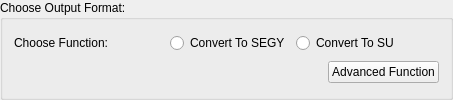
       <widget class="QGroupBox" name="groupBox_3">
        <property name="minimumSize">
         <size>
          <width>0</width>
          <height>0</height>
         </size>
        </property>
        <property name="maximumSize">
         <size>
          <width>550</width>
          <height>16777215</height>
         </size>
        </property>
        <property name="title">
         <string>Choose Output Format:</string>
        </property>
        <layout class="QGridLayout" name="gridLayout_6">
         <item row="0" column="0">
          <layout class="QHBoxLayout" name="horizontalLayout_9">
           <item>
            <widget class="QLabel" name="label_8">
             <property name="minimumSize">
              <size>
               <width>150</width>
               <height>0</height>
              </size>
             </property>
             <property name="text">
              <string>Choose Function:</string>
             </property>
            </widget>
           </item>
           <item>
            <widget class="QRadioButton" name="radioFormat">
             <property name="minimumSize">
              <size>
               <width>100</width>
               <height>0</height>
              </size>
             </property>
             <property name="text">
              <string>Convert To SEGY</string>
             </property>
            </widget>
           </item>
           <item>
            <widget class="QRadioButton" name="radioConvert">
             <property name="text">
              <string>Convert To SU</string>
             </property>
            </widget>
           </item>
           <item>
            <spacer name="horizontalSpacer_6">
             <property name="orientation">
              <enum>Qt::Horizontal</enum>
             </property>
             <property name="sizeHint" stdset="0">
              <size>
               <width>40</width>
               <height>20</height>
              </size>
             </property>
            </spacer>
           </item>
          </layout>
         </item>
         <item row="1" column="0">
          <layout class="QHBoxLayout" name="horizontalLayout_17">
           <item>
            <spacer name="horizontalSpacer_5">
             <property name="orientation">
              <enum>Qt::Horizontal</enum>
             </property>
             <property name="sizeHint" stdset="0">
              <size>
               <width>40</width>
               <height>20</height>
              </size>
             </property>
            </spacer>
           </item>
           <item>
            <widget class="QPushButton" name="btnAD">
             <property name="text">
              <string>Advanced Function</string>
             </property>
             <property name="icon">
              <iconset resource="image.qrc">
               <normaloff>:/new/prefix1/image/go-next.png</normaloff>:/new/prefix1/image/go-next.png</iconset>
             </property>
             <property name="checkable">
              <bool>true</bool>
             </property>
            </widget>
           </item>
          </layout>
         </item>
        </layout>
       </widget>
